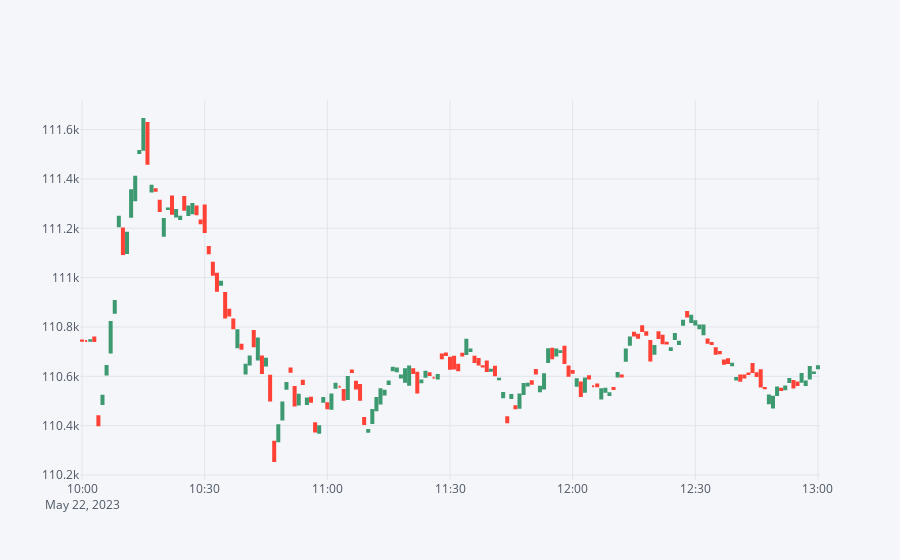

The cell this chart's notebook holds for it:
### Code cell
df.iplot(kind='candle')

### Figure 1 — Plotly figure (JSON) as saved in the notebook; plotly's stock layout.template omitted (floating-point values rounded to 4 significant figures; data arrays with more than 128 entries replaced by an {"elided": "..."} marker saying what was removed)
{"data": [{"close": {"elided": "181 float values"}, "high": {"elided": "181 float values"}, "low": {"elided": "181 float values"}, "open": {"elided": "181 float values"}, "showlegend": false, "x": {"elided": "181 str values"}, "yaxis": "y2", "type": "candlestick"}], "layout": {"legend": {"bgcolor": "#F5F6F9", "font": {"color": "#4D5663"}}, "paper_bgcolor": "#F5F6F9", "plot_bgcolor": "#F5F6F9", "title": {"font": {"color": "#4D5663"}}, "xaxis": {"gridcolor": "#E1E5ED", "rangeslider": {"visible": false}, "showgrid": true, "tickfont": {"color": "#4D5663"}, "title": {"font": {"color": "#4D5663"}, "text": ""}, "zerolinecolor": "#E1E5ED"}, "yaxis": {"gridcolor": "#E1E5ED", "showgrid": true, "showticklabels": false, "tickfont": {"color": "#4D5663"}, "title": {"font": {"color": "#4D5663"}, "text": ""}, "zerolinecolor": "#E1E5ED"}, "yaxis2": {"gridcolor": "#E1E5ED", "showgrid": true, "tickfont": {"color": "#4D5663"}, "title": {"font": {"color": "#4D5663"}, "text": ""}, "zerolinecolor": "#E1E5ED"}}}
